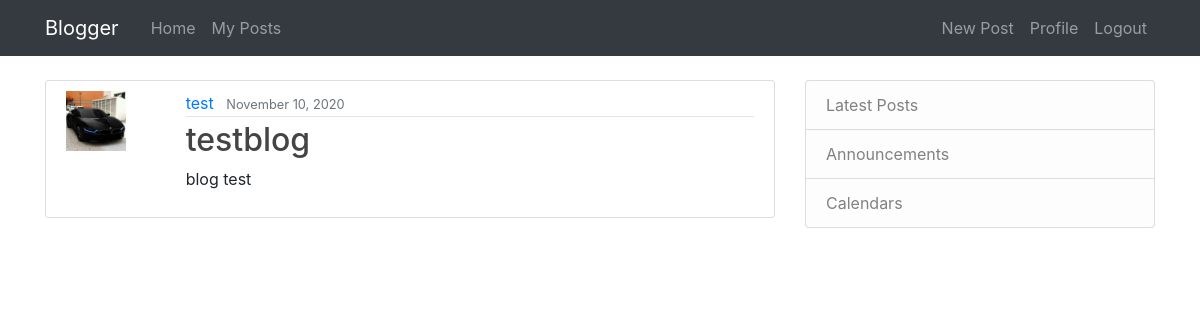
Screenshot of /home/post/22 (signed in) with the database file from the repository.
### blog/models.py (models this page shows, shortened)
class Post(models.Model):
    title=models.CharField(max_length=100)
    content=models.TextField()
    date=models.DateTimeField(default=timezone.now)
    author=models.ForeignKey(User,on_delete=models.CASCADE)

### users/models.py (models this page shows, shortened)
class Profile(models.Model):
    user=models.OneToOneField(User,on_delete=models.CASCADE)
    image = models.ImageField(default='default.jpg', upload_to='profile_pics')

### blog/views.py (the view)
# urls.py: path('home/post/<int:pk>', PostDetailView.as_view(), name='post-detail'),
class PostDetailView(LoginRequiredMixin,DetailView):
    model = Post

### blog/templates/blog/post_detail.html (shortened to what this page needs)
{% extends "blog/base.html" %}
{% block content %}
        <article class="media content-section">
          <div class="media-body row">
              <div class="col-sm-2"><img src="{{ object.author.profile.image.url }}" class="blog-image" width="60" height="60"></div>
              <div class="col">
                  <div class="article-metadata ">
                       <a class="mr-2" href="{% url 'user-posts' object.author.username%}">{{ object.author }}</a>
                        <small class="text-muted">{{ object.date|date:"F d, Y" }}</small>
                  </div>
                  <h2 class="article-title" >{{ object.title }}</h2>
                  <p class="article-content">{{ object.content }}</p>
              </div>
          </div>
        </article>
{% endblock content %}

### blog/static/blog/main.css (style rules this page uses)
body { margin-top: 5rem; }
.content-section { background: #ffffff; padding: 10px 20px; border: 1px solid #dddddd; border-radius: 3px; margin-bottom: 20px; }
.article-title { color: #444444; }
.article-metadata { padding-bottom: 1px; margin-bottom: 4px; border-bottom: 1px solid #e3e3e3 }

### rows the page displays
Post: author.profile.image (picture), author "test", date "November 10, 2020", title "testblog", content "blog test"
